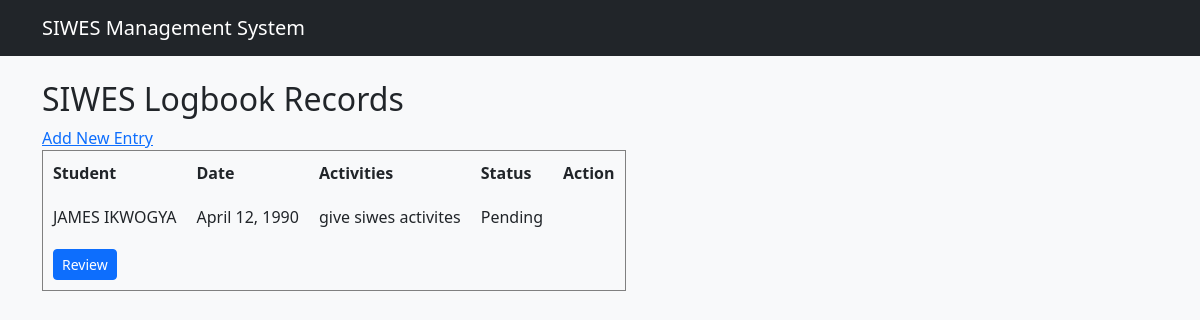
The app's page /students/logbook/, older data.
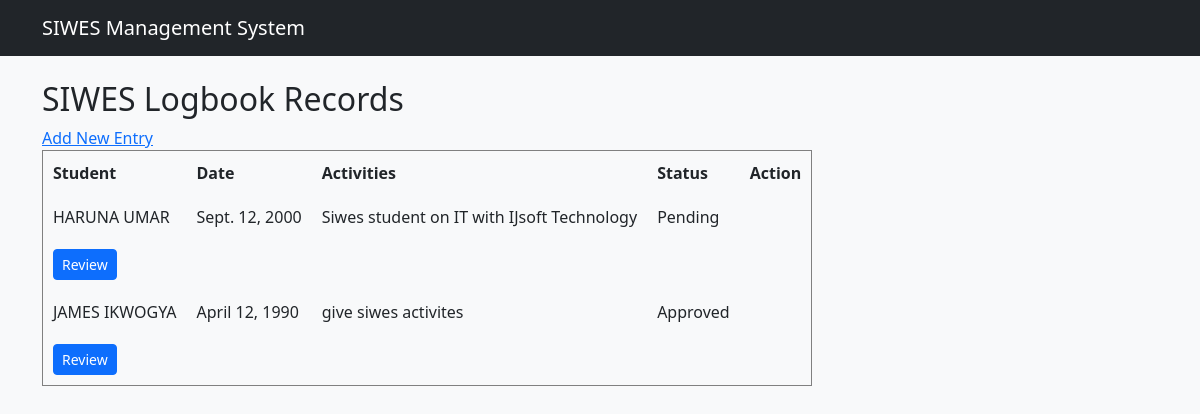
The same page, newer data.
### students/models.py (models this page shows, shortened)
class Logbook(models.Model):
    STATUS_CHOICES = [
        ('Pending', 'Pending'),
        ('Approved', 'Approved'),
        ('Rejected', 'Rejected'),
    ]
    student = models.ForeignKey(
        Student,
        on_delete=models.CASCADE
    )
    supervisor = models.ForeignKey(
        Supervisor,
        on_delete=models.SET_NULL,
        null=True,
        blank=True
    )
    date = models.DateField()
    activities = models.TextField()
    skills_learned = models.TextField(blank=True)
    challenges = models.TextField(blank=True)
    status = models.CharField(
        max_length=20,
        choices=STATUS_CHOICES,
        default='Pending'
    )
    supervisor_comment = models.TextField(blank=True)
    created_at = models.DateTimeField(auto_now_add=True)

class Student(models.Model):
    first_name = models.CharField(max_length=100)
    last_name = models.CharField(max_length=100)
    matric_number = models.CharField(
        max_length=30,
        unique=True
    )
    department = models.CharField(max_length=100)
    institution = models.CharField(max_length=150)
    email = models.EmailField(unique=True)
    phone = models.CharField(max_length=20)
    date_registered = models.DateTimeField(
        auto_now_add=True
    )
    def __str__(self):
        return f"{self.first_name} {self.last_name}"

### students/views.py (the view)
# urls.py: path('logbook/', views.logbook_list, name='logbook_list'),
def logbook_list(request):
    logbooks = Logbook.objects.all().order_by('-date')
    return render(request, 'students/logbook_list.html', {
        'logbooks': logbooks
    })

### students/templates/students/logbook_list.html
{% extends 'students/base.html' %}
{% block content %}
<h2>SIWES Logbook Records</h2>
<a href="{% url 'logbook_create' %}">Add New Entry</a>
<table border="1" cellpadding="10">
    <tr>
        <th>Student</th>
        <th>Date</th>
        <th>Activities</th>
        <th>Status</th>
        <th>Action</th>
    </tr>
    {% for logbook in logbooks %}
    <tr>
        <td>{{ logbook.student }}</td>
        <td>{{ logbook.date }}</td>
        <td>{{ logbook.activities }}</td>
        <td>{{ logbook.status }}</td>
    </tr>
    <td>
        <a href="{% url 'logbook_review' logbook.id %}" class="btn btn-primary btn-sm">
            Review
        </a>
    </td>
    {% empty %}
    <tr>
        <td colspan="4">No logbook entries yet.</td>
    </tr>
    {% endfor %}
</table>
{% endblock %}

### students/templates/students/base.html (shortened to what this page needs)
<!DOCTYPE html>
<html lang="en">
<head>
    <link href="https://cdn.jsdelivr.net/npm/bootstrap@5.3.3/dist/css/bootstrap.min.css" rel="stylesheet">
</head>
<body class="bg-light">
<nav class="navbar navbar-dark bg-dark">
    <div class="container">
        <a class="navbar-brand" href="{% url 'dashboard' %}">
            SIWES Management System
        </a>
    </div>
</nav>
<div class="container mt-4">
    {% block content %}
    {% endblock %}
</div>
</body>
</html>

Row changes from the older to the newer data that the page shows:
added Logbook: student "HARUNA UMAR", date "Sept. 12, 2000", activities "Siwes student on IT with IJsoft Technology", status "Pending"
changed Logbook "give siwes activites": status "Pending" → "Approved"
